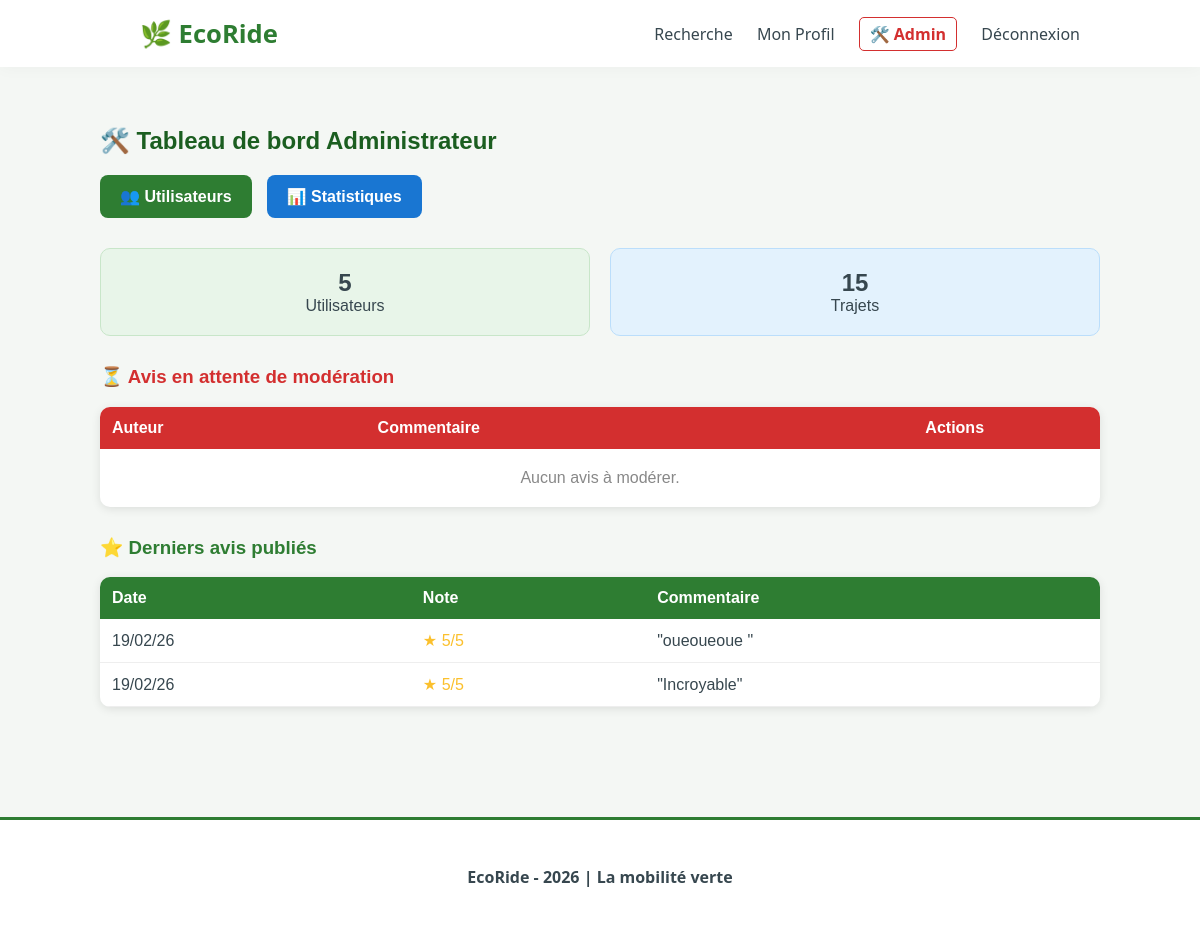
The app's page /admin_dashboard.php (signed in) with its own data.
### tables this page shows
CREATE TABLE `avis` (
  `id` int(11) NOT NULL,
  `id_trajet` int(11) NOT NULL,
  `id_expediteur` int(11) NOT NULL,
  `id_destinataire` int(11) NOT NULL,
  `note` int(11) DEFAULT NULL CHECK (`note` >= 1 and `note` <= 5),
  `commentaire` text DEFAULT NULL,
  `date_avis` timestamp NOT NULL DEFAULT current_timestamp(),
  `statut_id` int(11) DEFAULT 2
);

### admin_dashboard.php (the view, shortened to what this page needs)
<?php
require_once "Template.php";
$database = new Database();
$db = $database->getConnection();
$total_users = $db->query("SELECT COUNT(*) FROM utilisateurs")->fetchColumn();
$total_trajets = $db->query("SELECT COUNT(*) FROM trajets")->fetchColumn();
$sql_attente = "SELECT a.*, u.prenom as auteur
                FROM avis a
                JOIN utilisateurs u ON a.id_expediteur = u.id
                WHERE a.statut_id = 2
                ORDER BY a.date_avis ASC";
$avis_en_attente = $db->query($sql_attente)->fetchAll(PDO::FETCH_ASSOC);
$sql_valides = "SELECT * FROM avis WHERE statut_id = 1 ORDER BY date_avis DESC LIMIT 5";
$avis_recents = $db->query($sql_valides)->fetchAll(PDO::FETCH_ASSOC);
?>
<main style="max-width: 1000px; margin: 40px auto; font-family: sans-serif; padding: 0 20px;">
    <h2 style="color: #1b5e20;">🛠️ Tableau de bord Administrateur</h2>
    <div style="display: flex; gap: 15px; margin-bottom: 30px; flex-wrap: wrap;">
        <a href="admin_users.php" style="background: #2e7d32; color: white; padding: 12px 20px; border-radius: 8px; text-decoration: none; font-weight: bold;">👥 Utilisateurs</a>
        <a href="admin_stats.php" style="background: #1976d2; color: white; padding: 12px 20px; border-radius: 8px; text-decoration: none; font-weight: bold;">📊 Statistiques</a>
    </div>
    <div style="display: flex; gap: 20px; margin-bottom: 30px;">
        <div style="flex: 1; background: #e8f5e9; padding: 20px; border-radius: 10px; text-align: center; border: 1px solid #c8e6c9;">
            <strong style="font-size: 1.5em;"><?php echo $total_users; ?></strong><br>Utilisateurs
        </div>
        <div style="flex: 1; background: #e3f2fd; padding: 20px; border-radius: 10px; text-align: center; border: 1px solid #bbdefb;">
            <strong style="font-size: 1.5em;"><?php echo $total_trajets; ?></strong><br>Trajets
        </div>
    </div>
    <h3 style="color: #d32f2f;">⏳ Avis en attente de modération</h3>
    <div style="background: white; border-radius: 10px; box-shadow: 0 2px 10px rgba(0,0,0,0.1); overflow: hidden; margin-bottom: 30px;">
        <table style="width: 100%; border-collapse: collapse;">
            <thead style="background: #d32f2f; color: white;">
                <tr>
                    <th style="padding: 12px; text-align: left;">Auteur</th>
                    <th style="padding: 12px; text-align: left;">Commentaire</th>
                    <th style="padding: 12px; text-align: center;">Actions</th>
                </tr>
            </thead>
            <tbody>
                <?php if (empty($avis_en_attente)): ?>
                    <tr><td colspan="3" style="padding: 20px; text-align: center; color: #888;">Aucun avis à modérer.</td></tr>
                <?php endif; ?>
            </tbody>
        </table>
    </div>
    <h3 style="color: #2e7d32;">⭐ Derniers avis publiés</h3>
    <div style="background: white; border-radius: 10px; box-shadow: 0 2px 10px rgba(0,0,0,0.1); overflow: hidden;">
        <table style="width: 100%; border-collapse: collapse;">
            <thead style="background: #2e7d32; color: white;">
                <tr>
                    <th style="padding: 12px; text-align: left;">Date</th>
                    <th style="padding: 12px; text-align: left;">Note</th>
                    <th style="padding: 12px; text-align: left;">Commentaire</th>
                </tr>
            </thead>
            <tbody>
                <?php foreach ($avis_recents as $avis): ?>
                <tr style="border-bottom: 1px solid #eee;">
                    <td style="padding: 12px;"><?php echo date('d/m/y', strtotime($avis['date_avis'])); ?></td>
                    <td style="padding: 12px; color: #fbc02d;">★ <?php echo $avis['note']; ?>/5</td>
                    <td style="padding: 12px;">"<?php echo htmlspecialchars($avis['commentaire']); ?>"</td>
                </tr>
                <?php endforeach; ?>
            </tbody>
        </table>
    </div>
</main>

### Template.php (style rules this page uses)
:root { --eco-green: #2E7D32; --wood-brown: #6D4C41; --soft-bg: #f4f7f4; --dark-text: #37474F; --card-shadow: 0 4px 20px rgba(0,0,0,0.05); }
body { font-family: 'Segoe UI', Tahoma, Geneva, Verdana, sans-serif; background-color: var(--soft-bg); color: var(--dark-text); margin: 0; padding: 0; }

### records on screen
avis: date_avis "19/02/26", note "5", commentaire "oueoueoue"
avis: date_avis "19/02/26", note "5", commentaire "Incroyable"

### other values on screen
$total_users "5"
$total_trajets "15"
